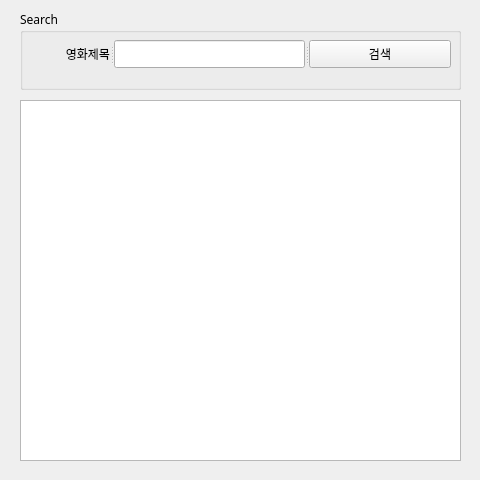
<?xml version="1.0" encoding="UTF-8"?>
<ui version="4.0">
 <class>Form</class>
 <widget class="QWidget" name="Form">
  <property name="geometry">
   <rect>
    <x>0</x>
    <y>0</y>
    <width>480</width>
    <height>480</height>
   </rect>
  </property>
  <property name="sizePolicy">
   <sizepolicy hsizetype="Fixed" vsizetype="Fixed">
    <horstretch>0</horstretch>
    <verstretch>0</verstretch>
   </sizepolicy>
  </property>
  <property name="font">
   <font>
    <family>나눔고딕</family>
   </font>
  </property>
  <property name="windowTitle">
   <string>네이버영화 검색</string>
  </property>
  <property name="windowIcon">
   <iconset>
    <normaloff>naver_icon.png</normaloff>naver_icon.png</iconset>
  </property>
  <widget class="QGroupBox" name="groupBox">
   <property name="geometry">
    <rect>
     <x>20</x>
     <y>10</y>
     <width>441</width>
     <height>80</height>
    </rect>
   </property>
   <property name="title">
    <string>Search</string>
   </property>
   <widget class="QSplitter" name="splitter">
    <property name="geometry">
     <rect>
      <x>10</x>
      <y>30</y>
      <width>421</width>
      <height>28</height>
     </rect>
    </property>
    <property name="orientation">
     <enum>Qt::Horizontal</enum>
    </property>
    <widget class="QLabel" name="label">
     <property name="text">
      <string>영화제목</string>
     </property>
     <property name="alignment">
      <set>Qt::AlignRight|Qt::AlignTrailing|Qt::AlignVCenter</set>
     </property>
    </widget>
    <widget class="QLineEdit" name="txtSearch"/>
    <widget class="QPushButton" name="btnSearch">
     <property name="text">
      <string>검색</string>
     </property>
    </widget>
   </widget>
  </widget>
  <widget class="QTableWidget" name="tblResult">
   <property name="geometry">
    <rect>
     <x>20</x>
     <y>100</y>
     <width>441</width>
     <height>361</height>
    </rect>
   </property>
   <property name="selectionMode">
    <enum>QAbstractItemView::MultiSelection</enum>
   </property>
  </widget>
 </widget>
 <resources/>
 <connections/>
</ui>
